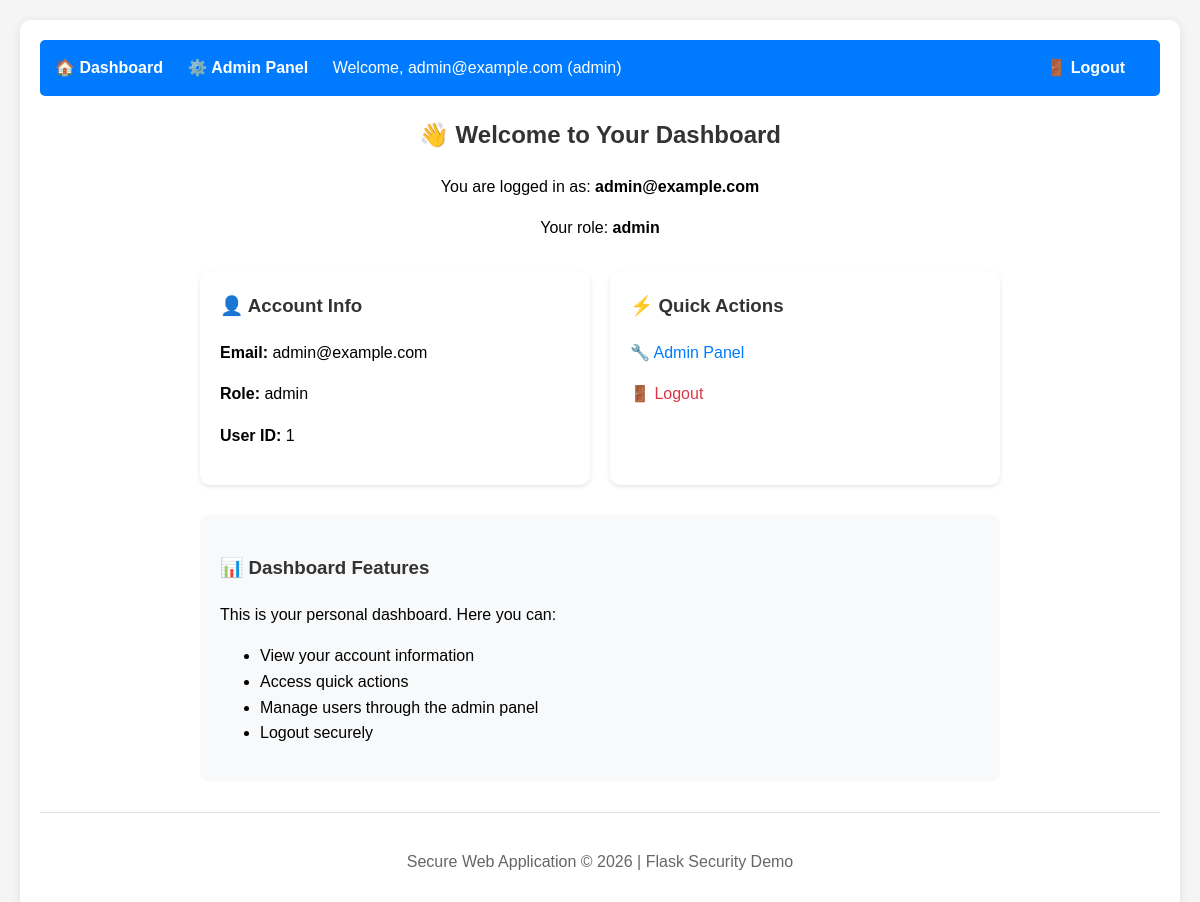
The page /dashboard (signed in) on the database its author committed.
### app.py (models this page shows, shortened)
class User(db.Model, UserMixin):
    id = db.Column(db.Integer, primary_key=True)
    email = db.Column(db.String(120), unique=True, nullable=False)
    password = db.Column(db.String(200), nullable=False)
    role = db.Column(db.String(20), default="user")

### app.py (the view)
@app.route("/dashboard")
@login_required
def dashboard():
    return render_template("dashboard.html")

### app.py (called while the page is built)
@app.after_request
def add_security_headers(response):
    response.headers['X-Content-Type-Options'] = 'nosniff'
    response.headers['X-Frame-Options'] = 'DENY'
    response.headers['X-XSS-Protection'] = '1; mode=block'
    return response

@login_manager.user_loader
def load_user(user_id):
    return User.query.get(int(user_id))

### templates/dashboard.html
{% extends "base.html" %}
{% block content %}
<div style="max-width: 800px; margin: 0 auto;">
    <div style="text-align: center; margin-bottom: 30px;">
        <h2>👋 Welcome to Your Dashboard</h2>
        <p>You are logged in as: <strong>{{ current_user.email }}</strong></p>
        <p>Your role: <strong>{{ current_user.role }}</strong></p>
    </div>
    <div style="display: grid; grid-template-columns: repeat(auto-fit, minmax(250px, 1fr)); gap: 20px; margin-top: 30px;">
        <div style="background: white; padding: 20px; border-radius: 10px; box-shadow: 0 2px 4px rgba(0,0,0,0.1);">
            <h3 style="margin-top: 0;">👤 Account Info</h3>
            <p><strong>Email:</strong> {{ current_user.email }}</p>
            <p><strong>Role:</strong> {{ current_user.role }}</p>
            <p><strong>User ID:</strong> {{ current_user.id }}</p>
        </div>
        <div style="background: white; padding: 20px; border-radius: 10px; box-shadow: 0 2px 4px rgba(0,0,0,0.1);">
            <h3 style="margin-top: 0;">⚡ Quick Actions</h3>
            {% if current_user.role == 'admin' %}
            <p><a href="{{ url_for('admin') }}" style="color: #007bff; text-decoration: none;">🔧 Admin Panel</a></p>
            {% endif %}
            <p><a href="{{ url_for('logout') }}" style="color: #dc3545; text-decoration: none;">🚪 Logout</a></p>
        </div>
    </div>
    <div style="margin-top: 30px; padding: 20px; background: #f8f9fa; border-radius: 10px;">
        <h3>📊 Dashboard Features</h3>
        <p>This is your personal dashboard. Here you can:</p>
        <ul style="text-align: left;">
            <li>View your account information</li>
            <li>Access quick actions</li>
            {% if current_user.role == 'admin' %}
            <li>Manage users through the admin panel</li>
            {% endif %}
            <li>Logout securely</li>
        </ul>
    </div>
</div>
{% endblock %}

### templates/base.html (shortened to what this page needs)
<!DOCTYPE html>
<html>
<head>
</head>
<body>
    <div class="container">
        <div class="nav-bar">
            {% if current_user.is_authenticated %}
                <a href="/dashboard">🏠 Dashboard</a>
                {% if current_user.role == "admin" %}
                    <a href="/admin">⚙️ Admin Panel</a>
                {% endif %}
                <span>Welcome, {{ current_user.email }} ({{ current_user.role }})</span>
                <a href="/logout" style="float: right;">🚪 Logout</a>
            {% else %}
                <a href="/login">🔐 Login</a>
                <a href="/register">📝 Register</a>
            {% endif %}
        </div>
        <main>
            {% block content %}{% endblock %}
        </main>
        <footer style="margin-top: 30px; padding-top: 20px; border-top: 1px solid #ddd; text-align: center; color: #666;">
            <p>Secure Web Application &copy; 2026 | Flask Security Demo</p>
        </footer>
    </div>
</body>
</html>

### templates/base.html (style rules this page uses)
body { font-family: Arial, sans-serif; margin: 0; padding: 20px; background-color: #f5f5f5; line-height: 1.6; }
.container { max-width: 1200px; margin: 0 auto; background: white; padding: 20px; border-radius: 10px; box-shadow: 0 2px 10px rgba(0,0,0,0.1); }
.nav-bar { background-color: #007bff; padding: 15px; border-radius: 5px; margin-bottom: 20px; }
.nav-bar a { color: white; margin-right: 20px; text-decoration: none; font-weight: bold; }
.nav-bar span { color: white; margin-right: 20px; }
h1, h2, h3 { color: #333; }

### rows shown on the page
User: email "admin@example.com", role "admin", id "1"
